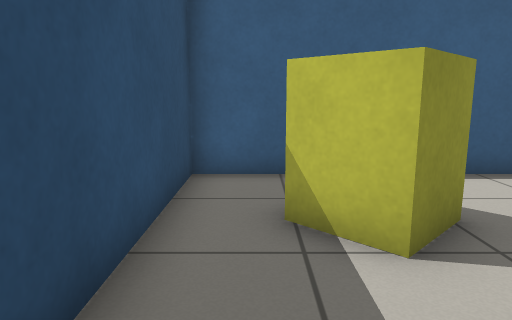
View 1 (above)

15 first-person views from a walk through a world built for the Gazebo simulator. The camera is 0.79 m above the floor, tilts 10° down and sees 70° across. The floor is counted in squares, 0.5 m on a side. Each view is taken from the middle of a square. On the plan, view 1 faces up. The plan holds only what a view shows up to about 16 squares ahead; the rest is blank.

View 2
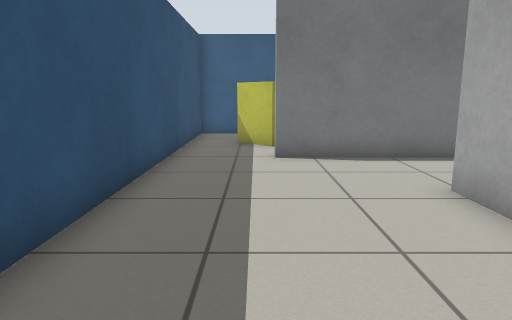

View 3
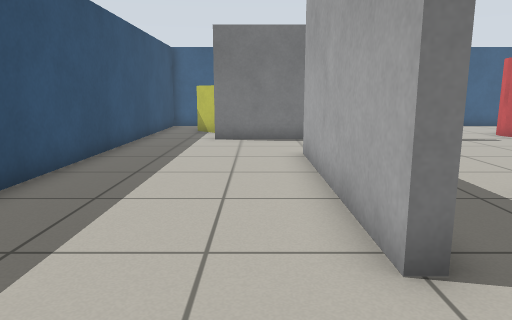

View 4
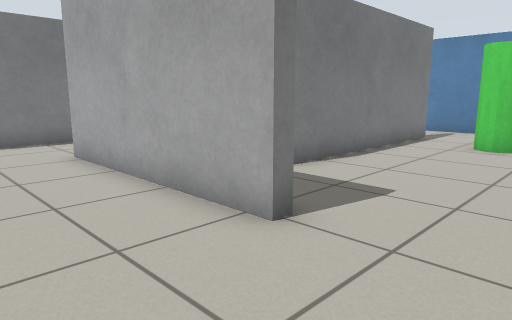

View 5
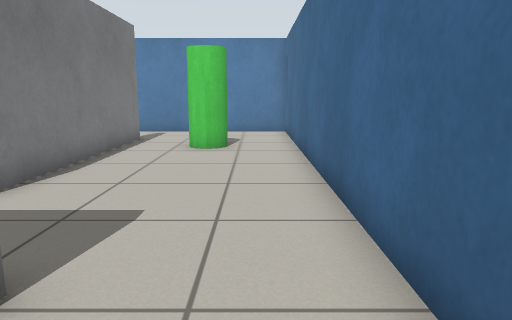

View 6
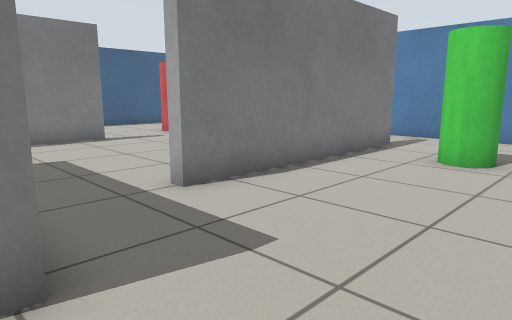

View 7
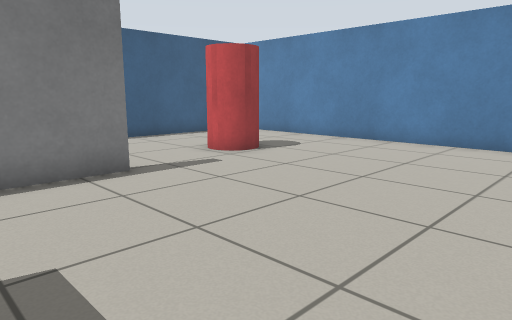

View 8
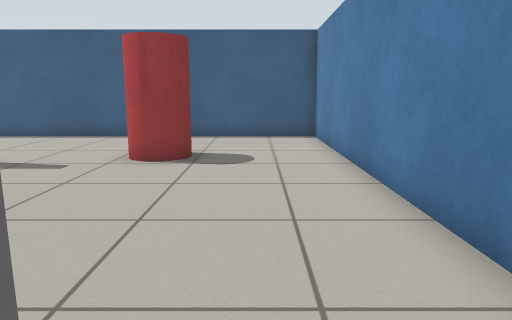

View 9
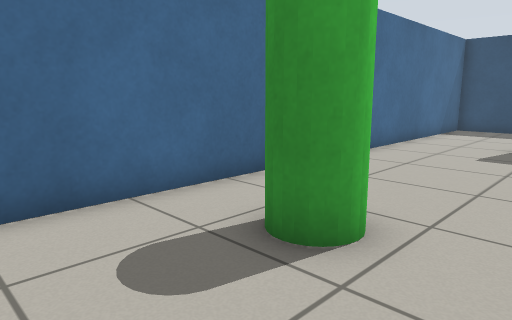

View 10
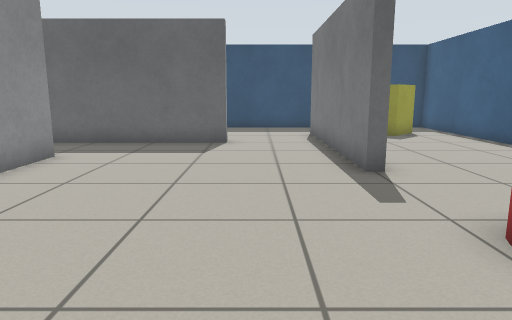

View 11
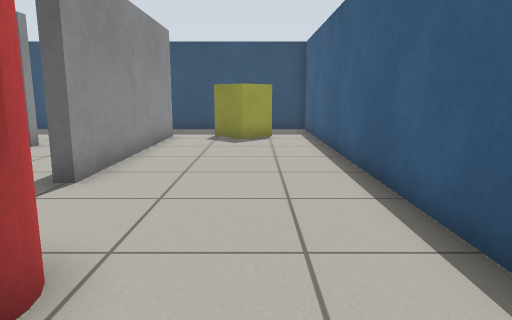

View 12
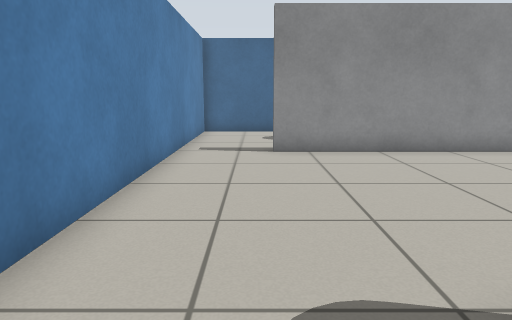

View 13
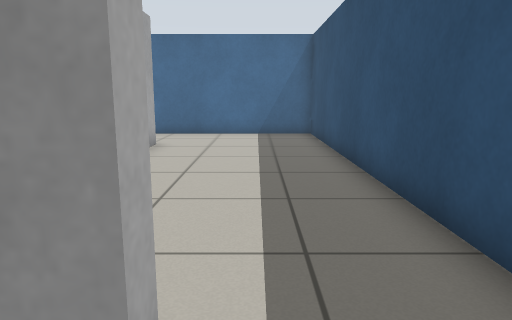

View 14
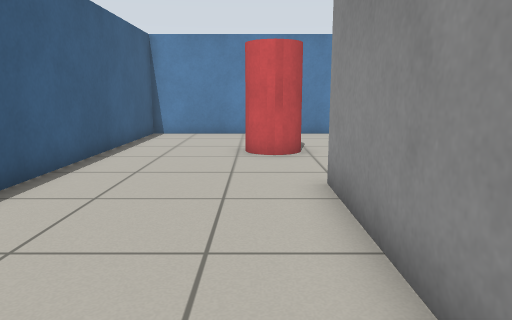

View 15
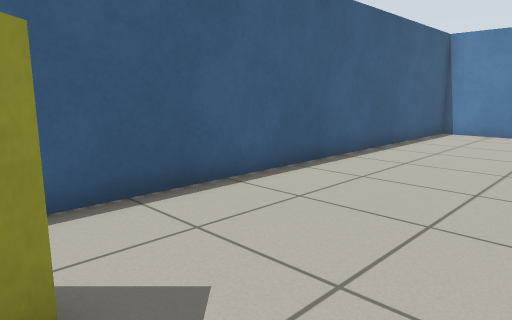

### Floor plan
Ten units are one square. View 1 is at (0, 0); x grows to the right and y downward. Boxes are objects, and circles mark ways between rooms. Rooms are numbered by the first view taken in them; rooms with no view inside come last. Other rooms are left out.
<svg viewBox="-18 -78 206 206">
<path fill="none" stroke="#000" d="M47 90 43 90 43 20 47 20M55 -13 15 -13M-13 -16 -13 123 44 123M47 20 47 64M75 67 75 63 155 63M15 -13 15 -17 95 -17 95 -13 55 -13M183 66 183 -73 -13 -73 -13 -16M155 63 155 67 75 67M44 123 183 123 183 66M47 64 47 79"/>
<rect x="5" y="-55" width="20" height="20" fill="#bbb"><title>yellow box</title></rect>
<rect x="125" y="-35" width="20" height="20" fill="#bbb"><title>pillar</title></rect>
<rect x="125" y="85" width="20" height="20" fill="#bbb"><title>pillar</title></rect>
<circle cx="0" cy="-10" r="3" fill="#2a7"/>
<circle cx="50" cy="5" r="3" fill="#2a7"/>
<circle cx="50" cy="110" r="3" fill="#2a7"/>
<circle cx="170" cy="70" r="3" fill="#2a7"/>
<circle cx="65" cy="70" r="3" fill="#2a7"/>
<text x="20" y="60">1</text>
<text x="100" y="-10">2</text>
<text x="120" y="100">3</text>
</svg>
Room 1 opens to room 2. Room 1 opens to room 3. Room 2 opens to room 3.

Where each view was taken, in squares from view 1:
view 1: 0 up, 0 right, facing up
view 2: 8 down, 1 right, facing up
view 3: 12 down, 3 right, facing up
view 4: 12 down, 1 right, facing up-right
view 5: 11 down, 2 right, facing right
view 6: 12 down, 4 right, facing up-right
view 7: 6 down, 6 right, facing up-right
view 8: 7 down, 16 right, facing up
view 9: 7 down, 17 right, facing down-left
view 10: 1 down, 17 right, facing left
view 11: 5 up, 16 right, facing left
view 12: 4 up, 16 right, facing down
view 13: 3 up, 1 right, facing down
view 14: 3 up, 3 right, facing right
view 15: 2 up, 2 right, facing up-right
